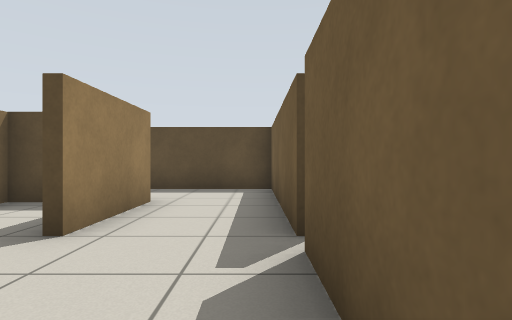
view 1 (above)

24 first-person views from a walk through a robot-simulator world made for Gazebo. The camera is 0.75 m above the floor, looks level and sees 80° across. The floor is counted in squares, 1 m on a side. Each view is taken from the middle of a square. On the plan, view 1 faces up. The plan holds only what a view shows up to about 10 squares ahead; the rest is blank.

view 2
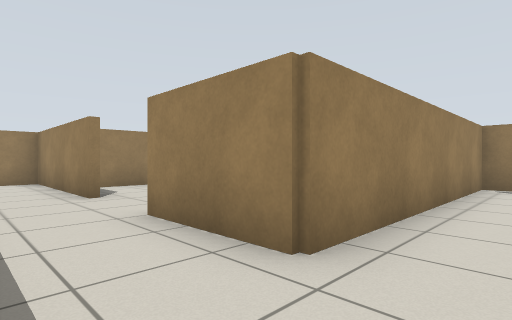

view 3
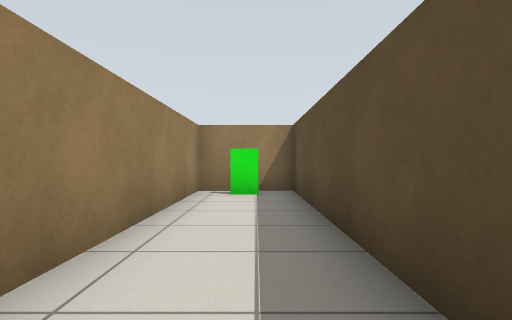

view 4
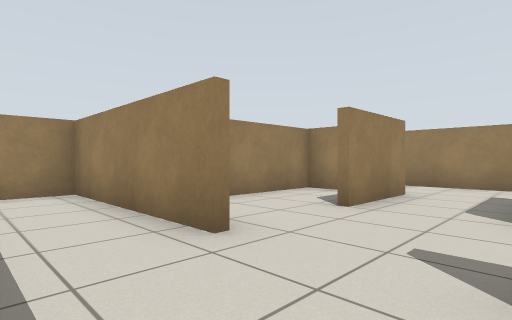

view 5
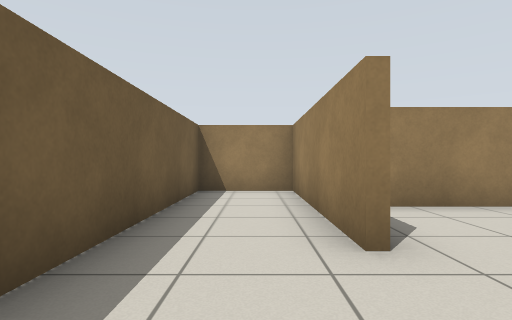

view 6
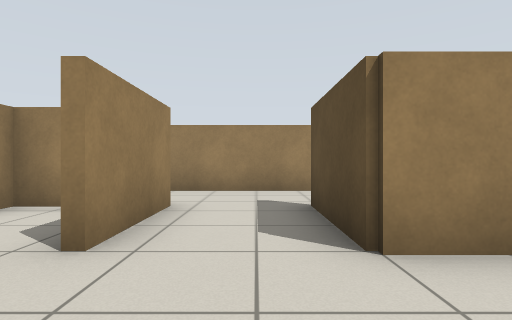

view 7
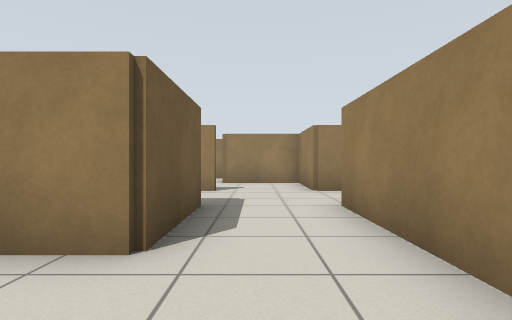

view 8
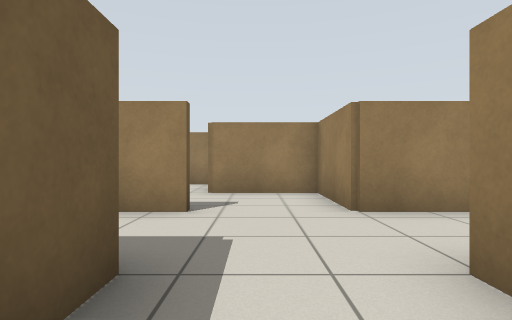

view 9
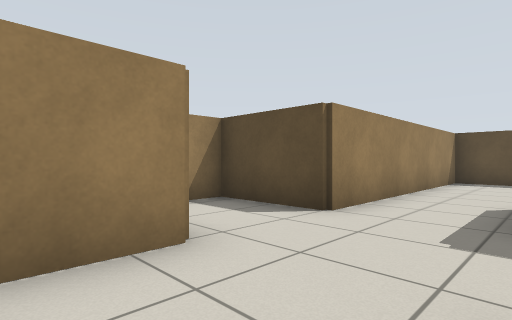

view 10
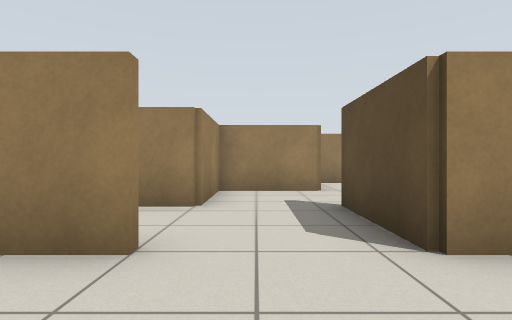

view 11
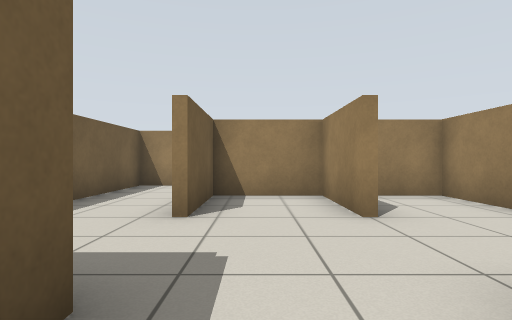

view 12
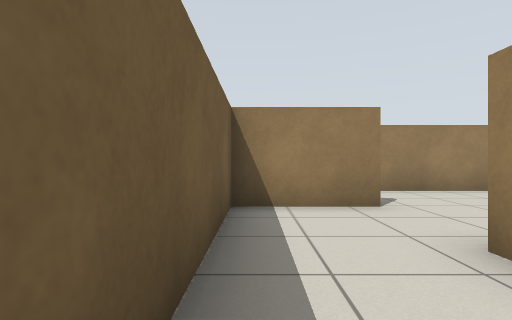

view 13
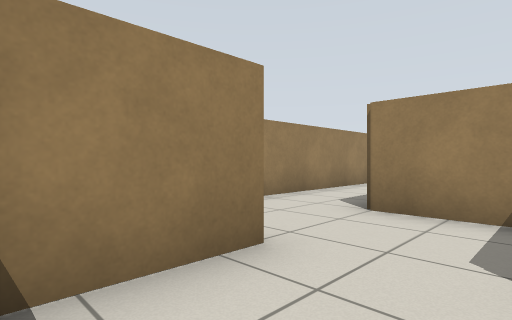

view 14
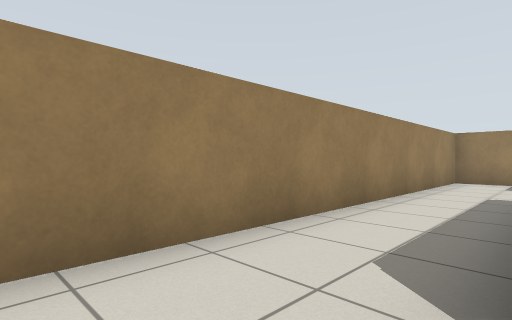

view 15
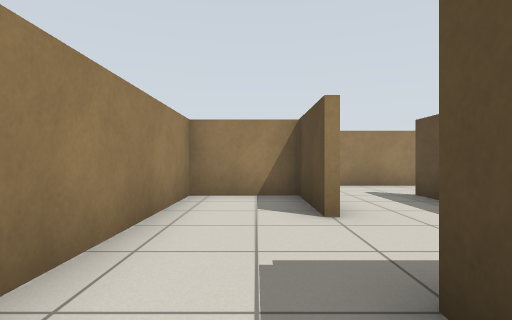

view 16
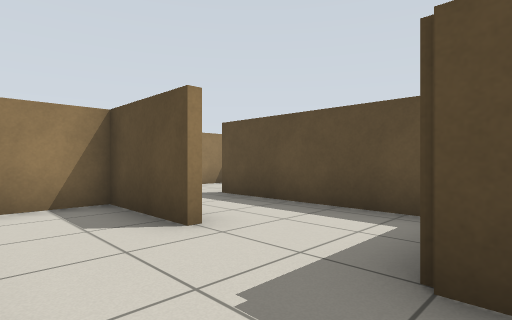

view 17
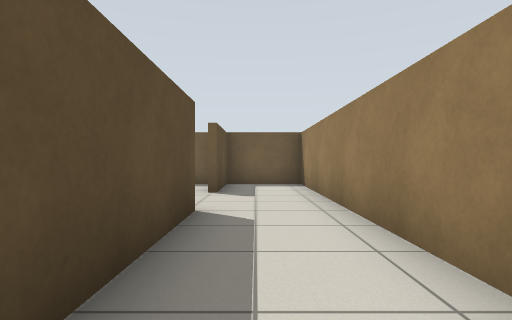

view 18
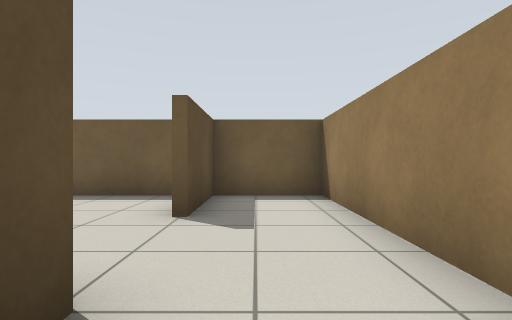

view 19
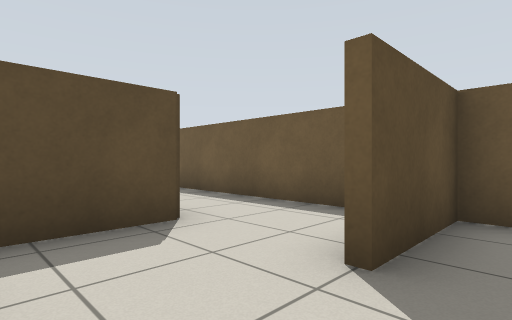

view 20
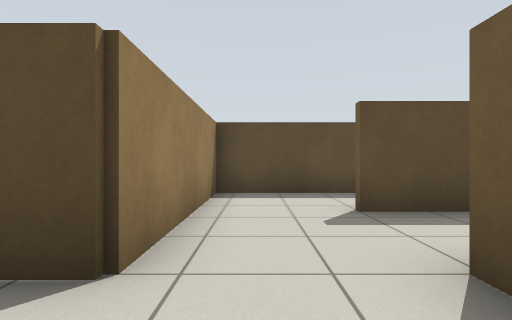

view 21
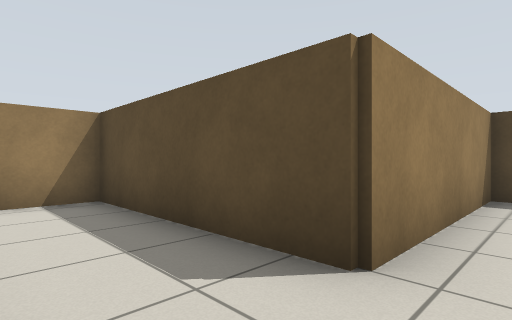

view 22
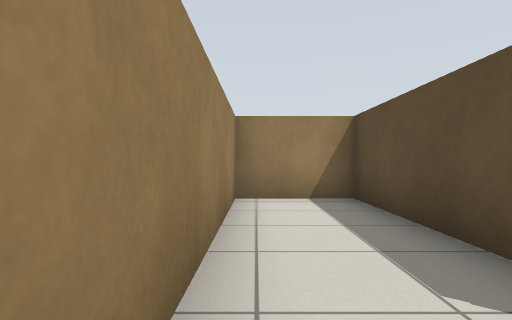

view 23
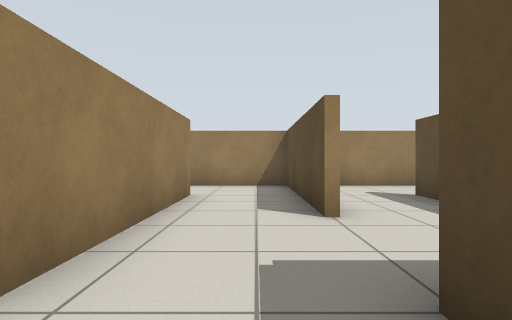

view 24
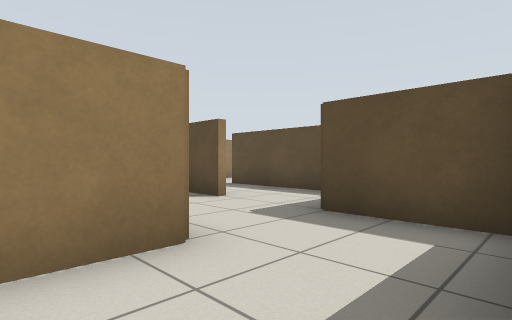

### Floor plan
Points are (right, up) in squares from view 1. A wall is a line through its corners. A room is listed if a view was taken in it or the views show most of it. See-through windows are left out.
Room 1 (views 1, 2, 3, 4, 5)
walls: (0.4, 3) (0.4, 7.6); (-1.9, 0.5) (-1.9, -4.4) (0.4, -4.4) (0.4, 2.5); (0.5, 7.9) (-9.4, 7.9) (-9.4, 5.6) (-1.9, 5.6) (-1.9, 3)
ways out: opening at (-2, 1.5) to room 2; gap at (1, 3)
objects: sign (-9, 7)
Room 2 (view 6)
walls: (-3.8, 5.4) (-4.4, 5.4) (-4.4, 2.9)
ways out: opening at (-2, 1.5) to room 1; opening at (-5.5, 1.5) to room 3; opening at (-3.5, 0) to room 13
Room 3 (views 7, 8, 9)
walls: (-7.1, -2) (-7.1, 0.6) (-4.5, 0.6); (-7, -4.4) (-6, -4.4); (-11.1, -4.4) (-9.4, -4.4) (-9.4, -6.9) (-6.9, -6.9); (-4.4, 2.9) (-6.9, 2.9); (-8, 5.4) (-9.4, 5.4) (-9.4, -2.1) (-12, -2.1) (-12, -3.9)
ways out: opening at (-5.5, 1.5) to room 2; opening at (-7, -6) to room 12
Room 4 (views 10, 12, 13, 14, 15, 16, 17, 18, 19)
walls: (-4.4, -10.4) (-4.4, -12.1) (-9.6, -12.1); (-2, -11.9) (0.5, -11.9); (-1.9, -9.6) (-3.8, -9.6); (0.5, -12.1) (-2, -12.1); (-12, -12.1) (-14.4, -12.1) (-14.4, -14.4) (0.4, -14.4) (0.4, -5.6)
ways out: opening at (-2, -6.5) to room 5; opening at (-11, -12) to room 10
Room 5 (view 11)
walls: (-4.4, -7) (-4.4, -9.4) (-2.1, -9.4) (-2.1, -7); (-4.4, -3.9) (-4.4, -4.6); (-2.1, -4.5) (-2.1, -4)
ways out: opening at (-2, -6.5) to room 4; opening at (-5, -6.5) to room 12
Room 6 (views 20, 21, 22)
walls: (-16.9, -12.1) (-21.9, -12.1) (-21.9, -14.4) (-16.4, -14.4)
ways out: opening at (-16, -12) to room 10
Room 7 (view 23)
walls: (-7.2, -7.1) (-9.6, -7.1)
ways out: opening at (-8.5, -10) to room 8; opening at (-10, -8.5) to room 9
Room 8 (view 24)
walls: (-9.4, -9.4) (-9.4, -10.9)
ways out: opening at (-8.5, -10) to room 7
Room 9 (no view inside)
walls: (-11.9, -7.1) (-16.9, -7.1) (-16.9, -9.6); (-14.5, -9.4) (-9.4, -9.4)
ways out: opening at (-10, -8.5) to room 7; opening at (-15.5, -10) to room 10; opening at (-11, -7) to room 11
Room 10 (no view inside)
walls: (-16.9, -9.6) (-16.9, -12.1); (-10.2, -9.6) (-14.5, -9.6)
ways out: opening at (-11, -12) to room 4; opening at (-16, -12) to room 6; opening at (-15.5, -10) to room 9
Room 11 (no view inside)
walls: (-11.1, -4.6) (-14.5, -4.6)
ways out: opening at (-11, -7) to room 9; opening at (-15.5, -5)
Room 12 (no view inside)
walls: (-6.9, -6.9) (-6.9, -9.4) (-5.5, -9.4); (-4.4, -4.6) (-6.9, -4.6)
ways out: opening at (-7, -6) to room 3; opening at (-5, -6.5) to room 5
Room 13 (no view inside)
walls: (-6.9, -0.9) (-6.9, -1.9) (-2.9, -1.9)
ways out: opening at (-3.5, 0) to room 2

Where each view was taken, in squares from view 1:
view 1: 0 up, 0 right, facing up
view 2: 7 up, 0 right, facing down-left
view 3: 7 up, 2 left, facing left
view 4: 3 up, 0 right, facing down-left
view 5: 3 up, 1 left, facing down
view 6: 2 up, 2 left, facing left
view 7: 3 up, 8 left, facing down
view 8: 0 up, 8 left, facing down
view 9: 6 down, 7 left, facing up-left
view 10: 6 down, 2 left, facing left
view 11: 3 down, 3 left, facing down
view 12: 7 down, 0 right, facing down
view 13: 10 down, 0 right, facing down-left
view 14: 12 down, 3 left, facing down-left
view 15: 13 down, 8 left, facing left
view 16: 14 down, 9 left, facing up-left
view 17: 13 down, 9 left, facing right
view 18: 13 down, 6 left, facing right
view 19: 13 down, 4 left, facing up-right
view 20: 14 down, 16 left, facing up
view 21: 14 down, 16 left, facing up-left
view 22: 14 down, 16 left, facing left
view 23: 8 down, 8 left, facing left
view 24: 11 down, 7 left, facing up-left
